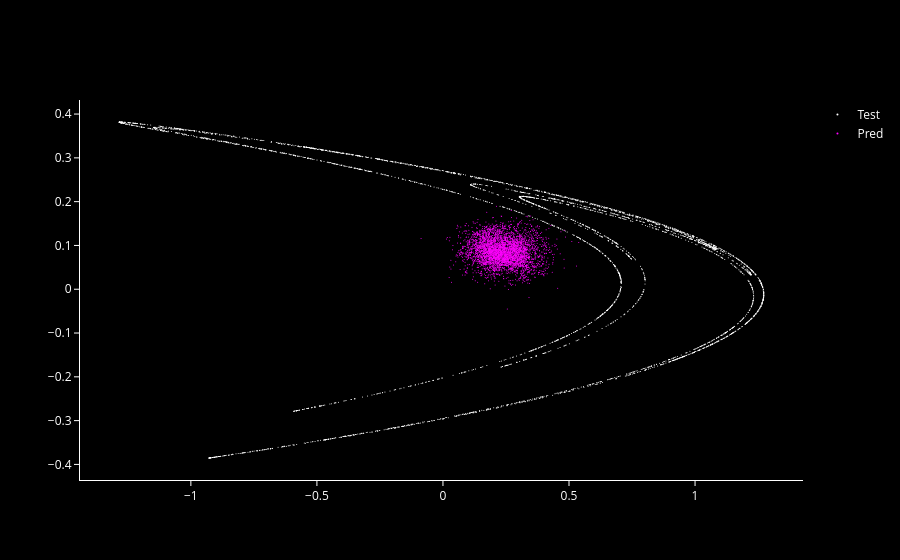
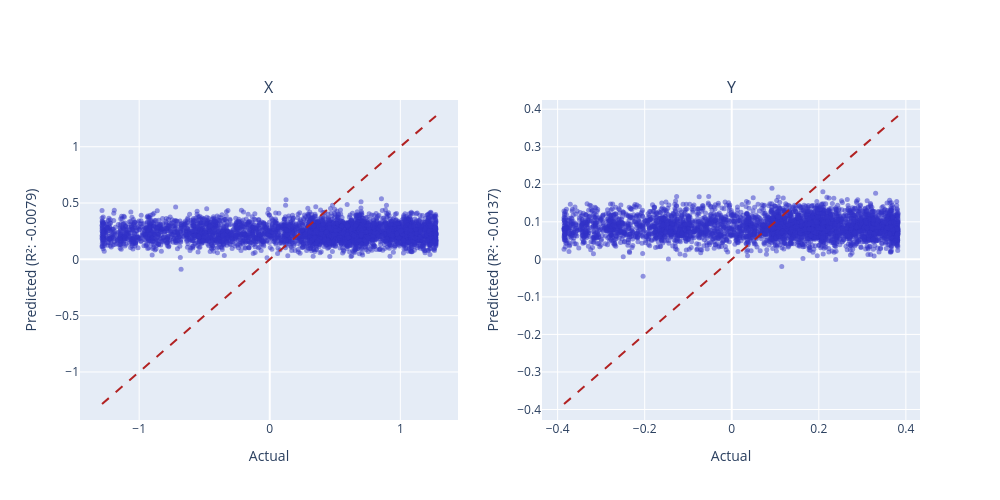
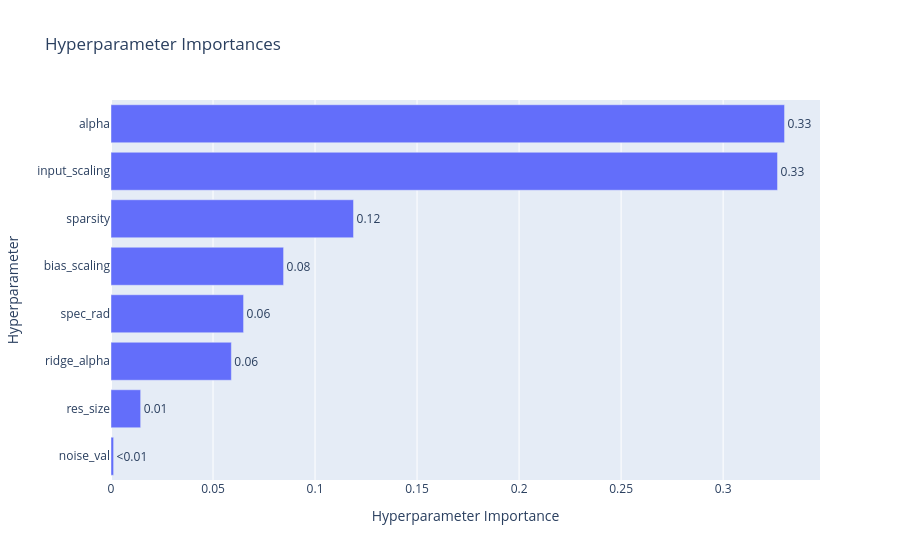

Notebook source saved alongside these figures, in order:
### Code cell
henon_plot([Y_test, Y_pred], ["Test", "Pred"]).show()
r_2_plots_grid(Y_test, Y_pred, ["X", "Y"]).show()
vis.plot_param_importances(
    study,
    target=lambda t: t.values[0],
    target_name="MSE",
    evaluator=PedAnovaImportanceEvaluator(target_quantile=0.1),
).show()

### Figure 1 — Plotly figure (JSON) as saved in the notebook; plotly's stock layout.template omitted (floating-point values rounded to 4 significant figures; data arrays with more than 128 entries replaced by an {"elided": "..."} marker saying what was removed)
{"data": [{"marker": {"color": "white", "size": 1}, "mode": "markers", "name": "Test", "type": "scatter", "x": {"elided": "4000 float values"}, "y": {"elided": "4000 float values"}}, {"marker": {"color": "magenta", "size": 1}, "mode": "markers", "name": "Pred", "type": "scatter", "x": {"elided": "4000 float values"}, "y": {"elided": "4000 float values"}}], "layout": {"font": {"color": "white"}, "paper_bgcolor": "black", "plot_bgcolor": "black", "xaxis": {"linecolor": "white", "showgrid": false, "tickcolor": "white", "ticks": "outside", "zeroline": false}, "yaxis": {"linecolor": "white", "showgrid": false, "tickcolor": "white", "ticks": "outside", "zeroline": false}}}

### Figure 2 — Plotly figure (JSON) as saved in the notebook; plotly's stock layout.template omitted (floating-point values rounded to 4 significant figures; data arrays with more than 128 entries replaced by an {"elided": "..."} marker saying what was removed)
{"data": [{"marker": {"color": "rgba(50, 50, 200, 0.5)", "size": 5}, "mode": "markers", "name": "Data", "type": "scatter", "x": {"elided": "4000 float values"}, "xaxis": "x", "y": {"elided": "4000 float values"}, "yaxis": "y"}, {"line": {"color": "firebrick", "dash": "dash"}, "mode": "lines", "name": "Ideal", "type": "scatter", "x": [-1.284, 1.273], "xaxis": "x", "y": [-1.284, 1.273], "yaxis": "y"}, {"marker": {"color": "rgba(50, 50, 200, 0.5)", "size": 5}, "mode": "markers", "name": "Data", "type": "scatter", "x": {"elided": "4000 float values"}, "xaxis": "x2", "y": {"elided": "4000 float values"}, "yaxis": "y2"}, {"line": {"color": "firebrick", "dash": "dash"}, "mode": "lines", "name": "Ideal", "type": "scatter", "x": [-0.3853, 0.3819], "xaxis": "x2", "y": [-0.3853, 0.3819], "yaxis": "y2"}], "layout": {"annotations": [{"font": {"size": 16}, "showarrow": false, "text": "X", "x": 0.225, "xanchor": "center", "xref": "paper", "y": 1, "yanchor": "bottom", "yref": "paper"}, {"font": {"size": 16}, "showarrow": false, "text": "Y", "x": 0.775, "xanchor": "center", "xref": "paper", "y": 1, "yanchor": "bottom", "yref": "paper"}], "height": 500, "showlegend": false, "width": 1000, "xaxis": {"anchor": "y", "domain": [0, 0.45], "title": {"text": "Actual"}}, "xaxis2": {"anchor": "y2", "domain": [0.55, 1], "title": {"text": "Actual"}}, "yaxis": {"anchor": "x", "domain": [0, 1], "title": {"text": "Predicted (R²: -0.0079)"}}, "yaxis2": {"anchor": "x2", "domain": [0, 1], "title": {"text": "Predicted (R²: -0.0137)"}}}}

### Figure 3 — Plotly figure (JSON) as saved in the notebook; plotly's stock layout.template omitted (floating-point values rounded to 4 significant figures)
{"data": [{"cliponaxis": false, "hovertemplate": ["noise_val (FloatDistribution): 0.0012793744368030549<extra></extra>", "res_size (IntDistribution): 0.014538047432835875<extra></extra>", "ridge_alpha (FloatDistribution): 0.05898970623583551<extra></extra>", "spec_rad (FloatDistribution): 0.06497520146148246<extra></extra>", "bias_scaling (FloatDistribution): 0.08458242963404745<extra></extra>", "sparsity (FloatDistribution): 0.1188584500767938<extra></extra>", "input_scaling (FloatDistribution): 0.32666894921227185<extra></extra>", "alpha (FloatDistribution): 0.33010784150993<extra></extra>"], "name": "MSE", "orientation": "h", "text": ["<0.01", "0.01", "0.06", "0.06", "0.08", "0.12", "0.33", "0.33"], "textposition": "outside", "type": "bar", "x": [0.001279, 0.01454, 0.05899, 0.06498, 0.08458, 0.1189, 0.3267, 0.3301], "y": ["noise_val", "res_size", "ridge_alpha", "spec_rad", "bias_scaling", "sparsity", "input_scaling", "alpha"]}], "layout": {"title": {"text": "Hyperparameter Importances"}, "xaxis": {"title": {"text": "Hyperparameter Importance"}}, "yaxis": {"title": {"text": "Hyperparameter"}}}}
